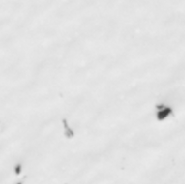
#> input picture input/HighCycleLowCycle_Regime/train/0/image_V71_20221220153607775059.png, 185 x 184 px, found by its file name; its folder holds 3 pictures in this run
$ python image_formatter.py   (older library calls are emulated)
#> lines starting #> are read from the running program, lines starting #| are printed output that depends on the picture; after the words box and inside, x2 and y2 are one past the last pixel; in counts of white or black regions, pixels touching at a corner belong together
### bin/utils.py
"""
INFO
File: utils.py
Created by: William Frieden Templeton
Date: January 27, 2023
"""

import numpy as np
import matplotlib.pyplot as plt
import matplotlib as mpl
from os import path, mkdir, makedirs
import tensorflow as tf
import pandas as pd
mpl.pyplot.rcParams.update({'font.size': 14})
mpl.pyplot.rcParams.update({'font.family': 'serif'})


def check_dir(in_out, from_bin, name):
    if from_bin:
        if not path.isdir(f'../../{in_out}/{name}'):
            mkdir(f'../../{in_out}/{name}')
            if in_out == 'input':
                mkdir(f'../../{in_out}/{name}/val')
                mkdir(f'../../{in_out}/{name}/train')
                mkdir(f'../../{in_out}/{name}/val/0')
                mkdir(f'../../{in_out}/{name}/val/1')
                mkdir(f'../../{in_out}/{name}/train/0')
                mkdir(f'../../{in_out}/{name}/train/1')
    else:
        if not path.isdir(f'../{in_out}/{name}'):
            mkdir(f'../{in_out}/{name}')
            if in_out == 'input':
                mkdir(f'../{in_out}/{name}/val')
                mkdir(f'../{in_out}/{name}/train')
                mkdir(f'../{in_out}/{name}/val/0')
                mkdir(f'../{in_out}/{name}/val/1')
                mkdir(f'../{in_out}/{name}/train/0')
                mkdir(f'../{in_out}/{name}/train/1')


# [21 lines left out: function save_reconstructed_images, not called in this run]


def printer(model, branch, name):
    with open(f'../outputs/{name}/{branch}_summary.txt', 'a') as f:
        model.summary(print_fn=lambda x: f.write(x + '\n'))


# [21 lines left out: functions get_sample, input_images, not called in this run]


def calculate_ssim(image1, image2):
    from skimage.metrics import structural_similarity as compare_ssim
    return compare_ssim(image1[:, :, 0], image2[:, :, 0], channel_axis=None)


# [39 lines left out: functions start_llist, save_loss_plot, get_dataset, format_dataset, not called in this run]


def update_pbar(e_loss, r_loss, k_loss, pbar):
    return pbar.set_postfix_str(f"ELBO Loss: {e_loss} - Reconstruction Loss: {r_loss} - KL Loss: {k_loss}")


# [117 lines left out: functions loader_pbar, save_forest, show_split, save_tree, pull_key_features, not called in this run]

### bin/settings.py
"""
INFO
File: settings.py
Created by: William Frieden Templeton
Date: January 27, 2023
"""


class TrainParams:
    def __init__(self,
                 epochs=100,
                 parent_dir='test',
                 name='my_model',
                 image_size=64,
                 batch_size=16,
                 latent_dim=128,
                 num_examples_to_generate=16,
                 learning_rate=0.0001,
                 section_divisibility=10,
                 test_train_split=4,
                 bright_sample=True,
                 dofolds=True,
                 kfolds=5
                 ):
        self.epochs = epochs
        self.parent_dir = parent_dir
        self.name = name
        self.image_size = image_size
        self.batch_size = batch_size
        self.latent_dim = latent_dim
        self.num_examples_to_generate = num_examples_to_generate
        self.learning_rate = learning_rate
        self.section_divisibility = section_divisibility
        self.test_train_split = test_train_split
        self.bright_sample = bright_sample
        self.dofolds = dofolds
        self.kfolds = kfolds

### bin/image_formatter.py
"""
INFO
File: image_formatter.py
Created by: William Frieden Templeton
Date: February 1, 2023

SUMMARY
This code will grab images, cut them into user-specified sections (you state the divisibility) and then deposit
the data into the "../inputs" folder for CVAE training.

USER GUIDE
This code will look for two directories under "micrographs" -> 0 and 1
You should split your data along the lines you want to classify at when putting in these folders. It is recommended
to use folder 0 for the images with whichever criteria you're interested in finding the cause of.

For example, when investigating the cause of low-cycle fatigue failure, I will put the micrographs from samples that
failed in low-cycle conditions into the "../micrographs/0" folder, and the micrographs that failed at high-cycle into
the "../micrographs/1" folder.

Additionally, you will specify the test/train split at this step in the TrainParams class.
"""
import cv2
import tqdm
import os.path
import numpy as np
from bin.utils import loader_pbar, check_dir
import skimage
import matplotlib.pyplot as plt


def load_micrographs(params, classification):
    """
    IN
    params: training parameters with file paths specified
    classification: the current classification (0 or 1) of the files

    OUT
    outputs: A list of cv2 read-in images
    """
#> called with classification = 0
    # This is a simple file that loads the micrographs into an OpenCV dataset
    # if running as main, look up a folder
    if __name__ == "__main__":
        outputs = [
            cv2.imread(f"../../micrographs/{params.parent_dir}/{classification}/{file}") for file in os.listdir(
                f"../../micrographs/{params.parent_dir}/{classification}"
            ) if not file.startswith('.')
                  ]
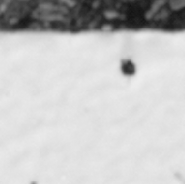
#> input picture input/HighCycleLowCycle_Regime/train/0/image_V71_20221220153607779498.png, 185 x 184 px, found by its file name
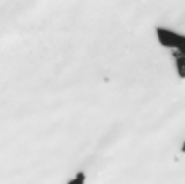
#> input picture input/HighCycleLowCycle_Regime/train/0/image_V71_20221220153607789236.png, 185 x 184 px, found by its file name
#> outputs = 3 items
    else:
        outputs = [
            cv2.imread(f"../micrographs/{params.parent_dir}/{classification}/{file}") for file in os.listdir(
                f"../micrographs/{params.parent_dir}/{classification}"
            ) if not file.startswith('.')
                  ]
    outputs = [cv2.cvtColor(img, cv2.COLOR_BGR2RGB) for img in outputs]
    outputs = [cv2.normalize(output, output, 0, 255, norm_type=cv2.NORM_MINMAX) for output in outputs]
    return outputs


def remove_background(img, contours):
    """
    PURPOSE
    Remove the background from the sample we want to study. Mount material/background noise will also be encoded
    if it exists which takes up space that could be better used in the encoding. If we only have 1000 channels,
    we don't want 200 to be taken up replicating the texture of the mount material.

    IN
    img: The full input micrograph

    OUT
    img: The micrograph with the mount and background turned transparent
    """
    # a different color than the rest of the sample

    # Create an empty array in the shape of the image with one channel
    background = np.zeros_like(cv2.cvtColor(img, cv2.COLOR_BGR2GRAY))

    # Create a contour to match the largest object in the image
    cv2.drawContours(background, [max(contours, key=cv2.contourArea)], 0, 255, -1)
    background = cv2.GaussianBlur(background, (0, 0), sigmaX=3, sigmaY=3)

    # max the alpha channel of the non-empty area
    background = skimage.exposure.rescale_intensity(background, in_range=(127.5, 255), out_range=(0, 255))

    # Convert image to color_BGRA to include alpha
    img = cv2.cvtColor(img, cv2.COLOR_BGR2BGRA)

    # Make everything that's not the sample invisible by setting the alpha channel to match the background mask
    img[background == 0] = (0, 0, 0, 255)
    return img


def crop_micrographs(inputs, params):
    """
    IN
    inputs: List of images from folder (.png, .tiff, .jpg, .whatever)
    params: The training parameters specified in main

    OUT
    outputs: Sectioned images with background (mounting material) removed
    """

    # This crop seeks to remove any borders and text that may skew classification results
    # By default, this will remove the lower 10% of the image as well
    outputs = []
#> outputs = []
    for img in inputs:

        # If the sample is bright, we will use a normal binary threshold to crop to the sample
        if params.bright_sample:
            _, threshold = cv2.threshold(
                cv2.cvtColor(img, cv2.COLOR_RGB2GRAY),
                thresh=145,
                maxval=255,
                type=cv2.THRESH_BINARY
            )

        # if the sample is not bright, then we'll crop to the largest bounding box (may need to tweak area[**][1] later)
        else:
            _, threshold = cv2.threshold(
                cv2.cvtColor(img, cv2.COLOR_RGB2GRAY),
                thresh=20,
                maxval=255,
                type=cv2.THRESH_BINARY_INVERSE
            )

        # Find all contours and record the hierarchy (bounding contours are placed higher)
        contours, hierarchy = cv2.findContours(
            threshold,
            cv2.RETR_LIST,
            cv2.CHAIN_APPROX_SIMPLE
        )

        # Sort through the area of each contour, and pick the second largest (the sample inside the frame & micrograph)
        areas = []
        for cont in contours:
            x, y, w, h = cv2.boundingRect(cont)
            areas.append([w*h, x, y, w, h])
        areas.sort(reverse=True)

        # Record the x, y edges of the largest micrograph (idx= 1 for micrographs, 0 for CT)
        idx = 1
        x, y, w, h = areas[idx][1], areas[idx][2], areas[idx][3], areas[idx][4]

        # Make the background of the sample transparent
        img = remove_background(img, contours)

        # Return the sectioned/background removed micrograph
        outputs.append(img[y:y + h, x:x + w])
#> this loop made 3 passes
#> (x, y, w, h) on passes 1 to 2: (156, 104, 16, 17), (120, 59, 16, 17)
#> pass 1, in crop_micrographs, `_, threshold = cv2.threshold( cv2.cvtColor(img, cv2.COLOR_RGB2GRAY), t..`:
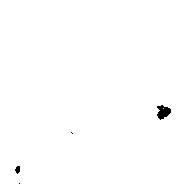
#> threshold: shape (184, 185); 99.5% white; 4 black regions (2 under 20 px), largest, box (x1, y1, x2, y2) and area: (157, 105, 171, 120) 135, (15, 166, 20, 174) 29
#> after the loop:
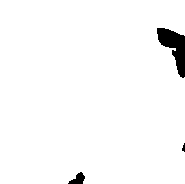
#> threshold: shape (184, 185); 97.6% white; 3 black regions (1 under 20 px), largest, box (x1, y1, x2, y2) and area: (157, 28, 185, 78) 696, (68, 172, 85, 184) 115
#> after the loop, outputs = 2 items
    return outputs


# [58 lines left out: functions slice_utility, slice_images, not called in this run]


def format_images(from_bin, params):
    check_dir('input', from_bin, params.parent_dir)
    for criteria in [0, 1]:
        # Stacked the data loader and the cropping function into one line
        images = crop_micrographs(load_micrographs(params, criteria), params)
        slice_images(from_bin, images, criteria, params)
    plt.imshow(images[0])
    plt.show()


if __name__ == "__main__":
    parent_dir = 'CT_Test'
    sub_dir = 'CT'

    from bin.settings import TrainParams
    check_params = TrainParams(
        parent_dir=parent_dir,
        name=sub_dir,
        section_divisibility=5,
        test_train_split=5,
        # If your sample is brighter than the background, make true - this influences crop_micrographs
        bright_sample=True
    )

#> (the run stopped early here; a loop or call above may not have finished)
